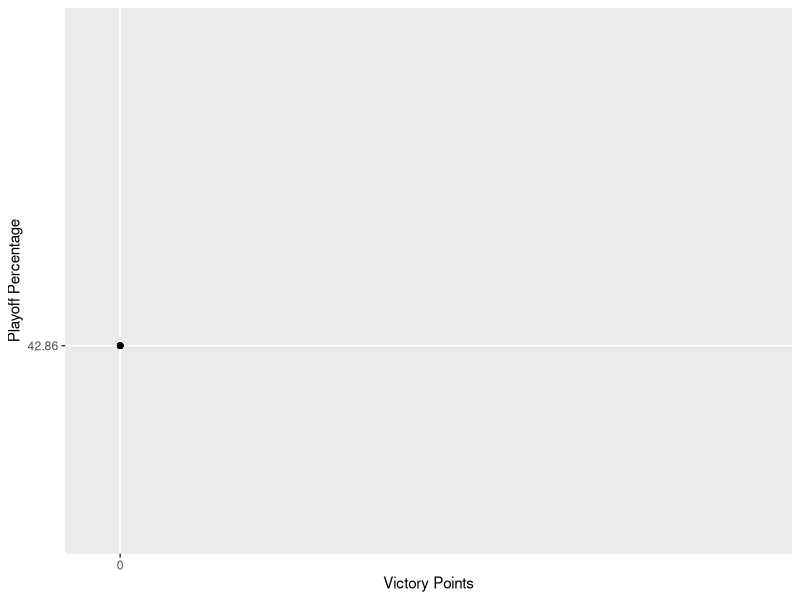

Here is the R script that generated this plot:
## ---- chunk 1
knitr::opts_chunk$set(echo = TRUE)
## ---- chunk 2
place=c(1,2,3,4,5,6,7,8,9,10,11,12,13,14)
teams=c('2 Girls 1 Kupp','Team Littyville','Team No Cappin','Cuppers Da','Ditka in her Butkus','Chicago Khalil Big-Macs','Jerry Jones Sock','The Four Horsemen','Team Joergerbomb','Team Kittle',' ',' ',' ',' ')
owners=c('Trevor Corsello','John Postlethwait','Cole Nelsen','Rapha Siordia','Julian Hilpuesch','Max Mitchell','Jackson Spencer','Maxx Wayne','Javen Joerger','Brian Metzger',' ',' ',' ',' ')
vp=c(rep(0,14))
adj_record=c(rep('0-0',14))
record=c(rep('0-0',14))
points_for=c(rep(0,14))
points_ag=c(rep(0,14))
standings=data.frame(cbind(place,teams,owners,vp,adj_record,record,points_for,points_ag))
## ---- chunk 3
knitr::kable(standings,col.names=c('Place','Team','Owner','VP','Adjusted Record','Record','Points For','Points Against'))
## ---- chunk 4
week=c('Week 1','Week 2','Week 3','Week 4','Week 5','Week 6','Week 7','Week 8','Week 9','Week 10','Week 11','Week 12','Week 13')
team=c(rep(' ',13))
qb=c(rep(' ',13))
rb=c(rep(' ',13))
wr=c(rep(' ',13))
te=c(rep(' ',13))
idp=c(rep(' ',13))
leaders=data.frame(cbind(week,team,qb,rb,wr,te,idp))
## ---- chunk 5
knitr::kable(leaders,col.names=c('Week','Team','QB','RB','WR','TE','Defensive Player'))
## ---- chunk 6
library(ggplot2)
playoff_chance=round(c(rep((6/14)*100,14)),2)
trend=data.frame(cbind(owners,vp,playoff_chance))
## ---- chunk 7
ggplot(trend,aes(vp,playoff_chance))+geom_point()+xlab('Victory Points')+ylab('Playoff Percentage')+coord_cartesian(xlim=c(0,20),ylim=c(0,3))
## ---- chunk 8
pass=c('Yards','TD','INT','2 Point Conversion',rep(' ',6))
rush=c('Yards','TD','2 Point Conversion',rep(' ',7))
rec=c('Yards','Reception','TD','2 Point Conversion',rep(' ',6))
misc=c('Fumble','Kickoff Return TD','Punt Return TD','Fumble Return TD','Interception Return TD','Block Return TD','2 Point Return','1pt Safety',rep(' ',2))
def=c('Solo Tackle','Assited Tackle','Sack','Blocked Kick','INT','Fumble Forced','Fumble Recovered','Safety','Stuff','Pass Defended')
pass_stat=c(.04,4,-2,2,rep(' ',6))
rush_stat=c(.1,6,2,rep(' ',7))
rec_stat=c(.1,.5,6,2,rep(' ',6))
misc_stat=c(-2,12,12,12,12,12,8,6,rep(' ',2))
def_stat=c(1,.5,4,8,8,8,6,8,4,4)

passe=data.frame(cbind(pass,pass_stat))
rushe=data.frame(cbind(rush,rush_stat))
rece=data.frame(cbind(rec,rec_stat))
misce=data.frame(cbind(misc,misc_stat))
defe=data.frame(cbind(def,def_stat))
all=data.frame(passe,rushe,rece,defe,misce)
## ---- chunk 9
knitr::kable(all,col.names=c('Passing Stats','Points','Rushing Stats','Points','Recieving Stats','Points','Defensive Stats','Points','Miscellaneous','Points'))
